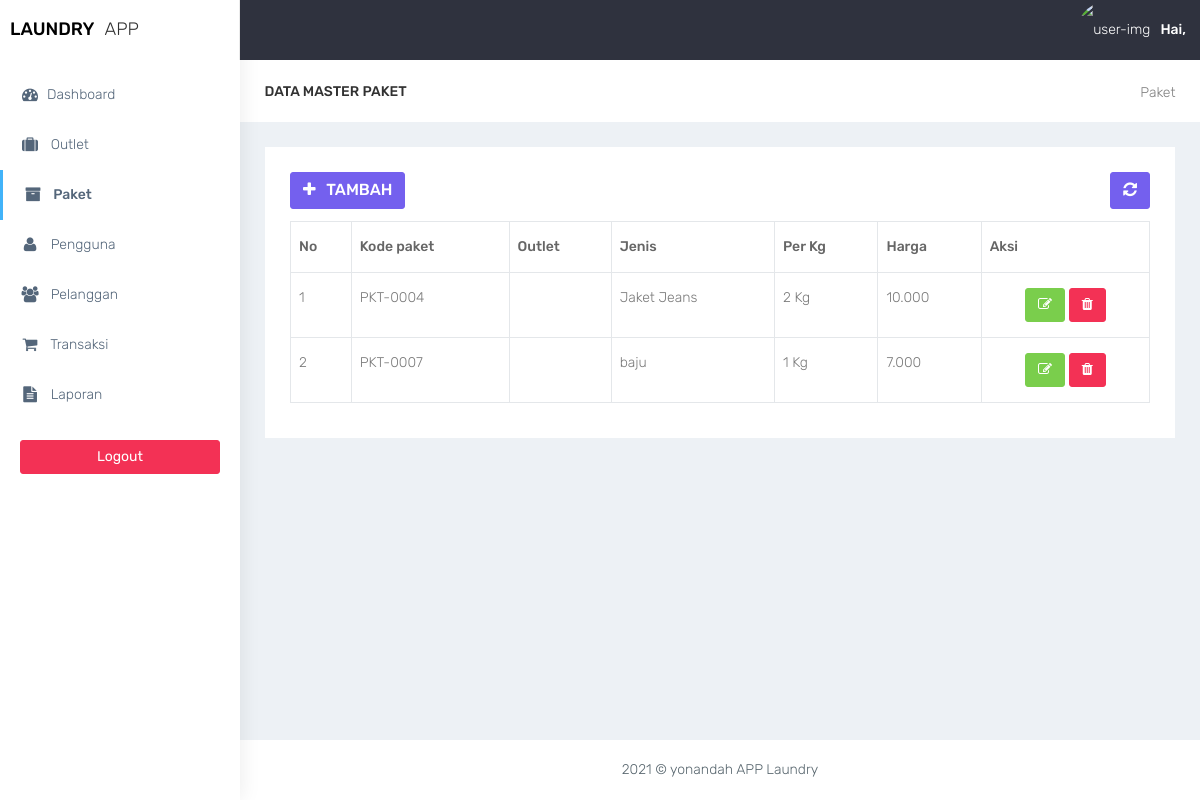
/paket.php, run on the app's committed database.
### tables this page shows
CREATE TABLE `tb_paket` (
  `kode_paket` varchar(11) NOT NULL,
  `jenis` varchar(50) NOT NULL,
  `harga` int(11) NOT NULL,
  `kg` int(5) NOT NULL
);

### paket.php (the view, shortened to what this page needs)
<?php
require 'koneksi.php';
require 'layout_header.php';
?>
<div class="container-fluid">
    <div class="row bg-title">
        <div class="col-lg-3 col-md-4 col-sm-4 col-xs-12">
            <h4 class="page-title">Data Master Paket</h4>
        </div>
        <div class="col-lg-9 col-sm-8 col-md-8 col-xs-12">
            <ol class="breadcrumb">
                <li><a href="paket.php">Paket</a></li>
            </ol>
        </div>
    </div>
    <div class="row">
        <div class="col-md-12 col-lg-12 col-sm-12 col-xs-12">
            <div class="white-box">
                <div class="row">
                    <div class="col-md-6">
                        <a href="paket_tambah.php" class="btn btn-primary box-title"><i class="fa fa-plus fa-fw"></i> Tambah</a>
                    </div>
                    <div class="col-md-6 text-right">
                        <button id="btn-refresh" class="btn btn-primary box-title text-right" title="Refresh Data"><i class="fa fa-refresh" id="ic-refresh"></i></button>
                    </div>
                </div>
                <div class="table-responsive">
                    <table class="table table-bordered thead-dark" id="table">
                        <thead class="thead-dark">
                            <tr>
                                <th>No</th>
                                <th>Kode paket</th>
                                <th>Outlet</th>
                                <th>Jenis</th>
                                <th>Per Kg</th>
                                <th>Harga</th>
                                <th>Aksi</th>
                            </tr>
                        </thead>
                        <tbody>
                            <?php
                            $no = 1;
                            $sql = $koneksi->query("select * from tb_paket ");
                            while ($data = $sql->fetch_assoc()) {
                            ?>
                                <tr>
                                    <td><?php echo $no++; ?></td>
                                    <td><?php echo $data['kode_paket'] ?></td>
                                    <td><?php echo $data['nama_outlet'] ?></td>
                                    <td><?php echo $data['jenis'] ?></td>
                                    <td><?php echo $data['kg'] ?> Kg</td>
                                    <td><?php echo number_format($data['harga'], 0, ',', '.') ?></td>
                                    <td align="center">
                                        <a href="paket_edit.php?id=<?= $data['kode_paket']; ?>" data-toggle="tooltip" data-placement="bottom" title="Edit" class="btn btn-success"><i class="fa fa-edit"></i></a>
                                        <a href="paket_hapus.php?id=<?= $data['kode_paket']; ?>" onclick="return confirm('Yakin hapus data ? ');" data-toggle="tooltip" data-placement="bottom" title="Hapus" class="btn btn-danger"><i class="fa fa-trash"></i></a>
                                    </td>
                                </tr>
                            <?php } ?>
                        </tbody>
                    </table>
                </div>
            </div>
        </div>
    </div>
</div>
<?php
require 'layout_footer.php';
?>

### assets/css/colors/default.css (style rules this page uses)
body { background: #fff; }

### data on the page
tb_paket: kode_paket "PKT-0004", jenis "Jaket Jeans", kg "2", harga "10.000"
tb_paket: kode_paket "PKT-0007", jenis "baju", kg "1", harga "7.000"
